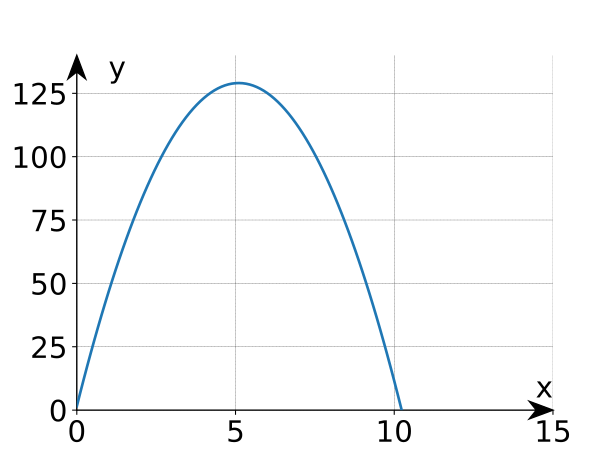

Python code for this plot:
import matplotlib
import matplotlib.pyplot as plt
import numpy as np

#keuze van backend
#matplotlib.use('SVG')   # generate SVG output by default
matplotlib.use('AGG')   # generate png output by default (agg = anti grain)

matplotlib.rcParams.update({'font.size': 22})

fig = plt.figure()
#In order to modify the figure, we need to reference it, so we'll store it to the variable called fig. 
#Then we define ax1 as a subplot on the figure. 

ax1 = plt.subplot2grid((1,1), (0,0))

ax1.spines['top'].set_visible(False)
ax1.spines['right'].set_visible(False)
ax1.spines['bottom'].set_visible(False)
ax1.spines['left'].set_visible(False)

#We're using subplot2grid here, which is one of two major ways to get subplots. 
#We'll talk more on how these work, but for now, you should see that we have 2 tuples provided with this, (1,1) and (0,0). 
#The 1,1 says this is a 1 x 1 grid. Then 0,0 is us saying the "starting point" for this sub plot will be 0,0.

x_waarden=np.linspace(0,11,100)
y_waarden=1.5+50*x_waarden-4.9*x_waarden**2

grafiek = plt.plot(x_waarden,y_waarden,linewidth=2)

#ax1.axhline(0,color='k',linewidth=0.5)  #horizontale door center
#ax1.axvline(0,color='k',linewidth=0.5)	#verticale door center

ax1.set_xlim(left=0,right=15)
ax1.set_ylim(bottom=0,top=140)

#plt.xlabel('x',loc='upper right')
#ax1.set_xlabel('xlabel', ha='left', va = 'top',labelpad =10 )#fontsize = 9)
#ax1.set_xlabel('x', horizontalalignment='left', labelpad =10 ) 
#ax1.set_ylabel('y', horizontalalignment='right', labelpad =10 ) 

xmin, xmax = ax1.get_xlim()
ymin, ymax = ax1.get_ylim()

# get width and height of axes object to compute
# matching arrowhead length and width
dps = fig.dpi_scale_trans.inverted()
bbox = ax1.get_window_extent().transformed(dps)
width, height = bbox.width, bbox.height

# manual arrowhead width and length
hw = 1./20.*(ymax-ymin)
hl = 1./20.*(xmax-xmin)
lw = 1. # axis line width
ohg = 0.3 # arrow overhang

# compute matching arrowhead length and width
yhw = hw/(ymax-ymin)*(xmax-xmin)* height/width
yhl = hl/(xmax-xmin)*(ymax-ymin)* width/height

ax1.text(xmax,5,'x',horizontalalignment='right')
ax1.text(1,ymax,'y',verticalalignment='top')

# draw x and y axis
ax1.arrow(xmin, 0, xmax-xmin, 0., fc='k', ec='k', lw = lw,
         head_width=hw, head_length=hl, overhang = ohg,
         length_includes_head= True, clip_on = False)

ax1.arrow(0, ymin, 0., ymax-ymin, fc='k', ec='k', lw = lw,
         head_width=yhw, head_length=yhl, overhang = ohg,
         length_includes_head= True, clip_on = False)


plt.grid(True, color='k', linestyle='--',dash_capstyle='round',axis='both',linewidth=0.2)

#plt.grid(True,dashes=[8,3],linewidth=0.5) #sequence of floats (on/off ink in points) or (None, None)

#plt.axis('equal') #of plt.axis('scaled'), komt overeen met maple 'scaling = constrained'

plt.show() #werkt enkel als er naar png geschreven wordt
plt.savefig("1_2_vb1.svg")
plt.savefig("1_2_vb1.png")

print("einde programma")
